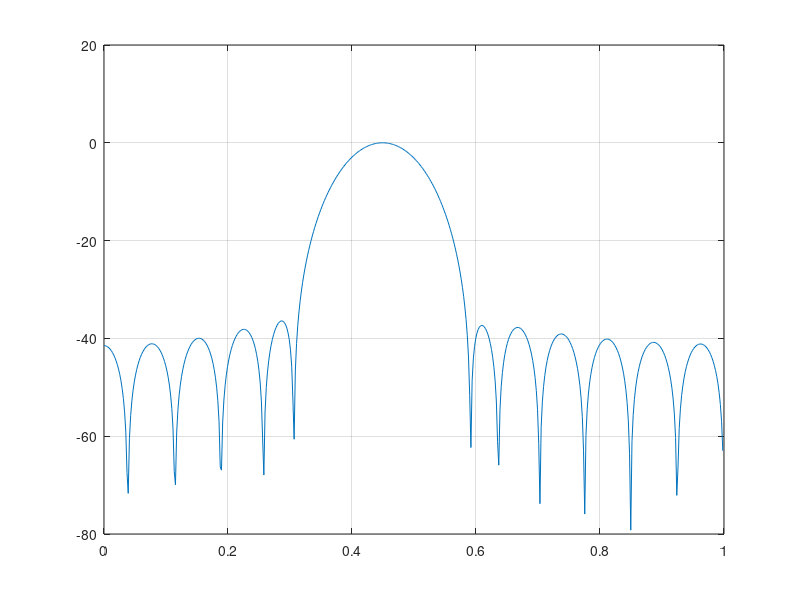

Here is the MATLAB script that generated this plot:
clc;
close all;
wp=400;
ws=500;
rp=0.5;
rs=40;
df=(ws-wp)/2*pi;
B = 0.5842*(rs - 21)^0.4 + 0.07886*(rs - 21);
N = 25;
wn = [0.4 0.5];
b = fir1(N,wn,kaiser(N+1,B));
[H,W] = freqz(b,1,512);
plot(W/pi,20*log10(abs(H))),grid on;